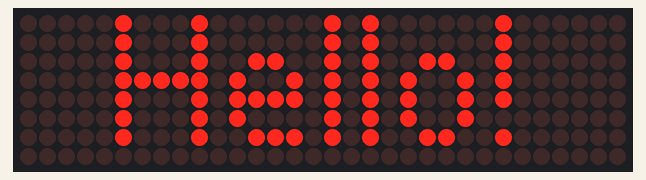
This sketch was run on a simulated Arduino Uno, built with avr-gcc and run on an emulated ATmega328P. Shown: 32×8 LED matrix.

Above: at 1.4 s.

Measured:
- what the display in image 0 shows lasts 1.0 s, from 1.4 s to 2.4 s

The sketch:

test_panel.ino
```cpp
// Test: does the LED sign work?
#include <MD_Parola.h>
#include <MD_MAX72xx.h>
#include <SPI.h>

#define HARDWARE_TYPE MD_MAX72XX::FC16_HW  // jumbled letters? try GENERIC_HW
MD_Parola sign = MD_Parola(HARDWARE_TYPE, 10, 4);   // CS on D10, 4 modules

void setup() {
  sign.begin();
  sign.setIntensity(2);          // soft light for the test
  sign.displayText("Hello!", PA_CENTER, 50, 1000, PA_SCROLL_LEFT, PA_SCROLL_LEFT);
}

void loop() {
  if (sign.displayAnimate()) sign.displayReset();   // start again, forever
}
```
